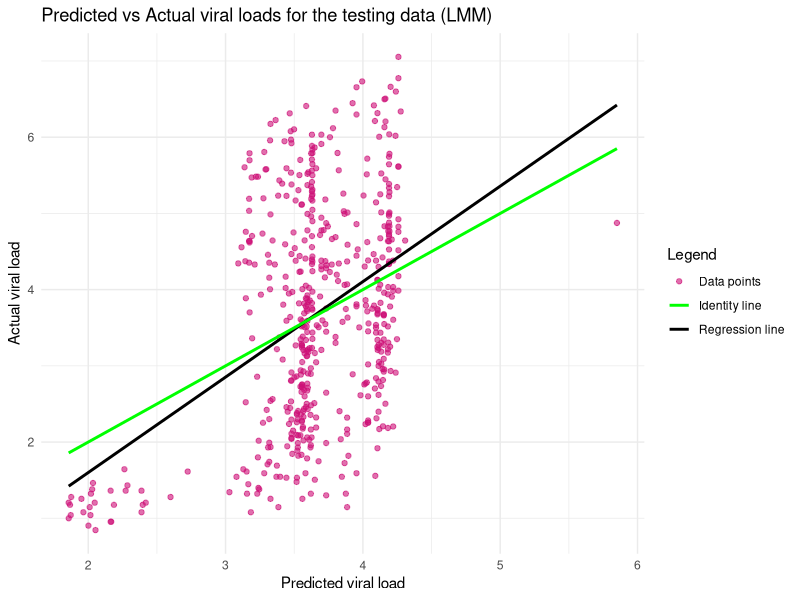

This chart was generated by the following R code:
library(nlme)
library(dplyr)
library(ggplot2)

# load and process data
data <- read.table("Data2.txt",header=TRUE)

# separating data (6 measurements per subject for most subjects, m=481)
time <- c(0,2,4,8,16,24)
calwk <- data$calwk
logrna <- as.numeric(data$logrna)
nnrti <- factor(data$nnrti)
txday <- data$txday
cens <- factor(data$cens)
trtarm <- factor(data$trtarm)
patid <- data$patid

hiv <- data.frame(patid, nnrti, calwk, txday, logrna, cens, trtarm)

set.seed(158)
patients <- seq(1:481)
test_ids <- sample(patients, size = 96, replace = FALSE) # choosing the patient ID's for test data
test_ids <- sort(test_ids)
train_ids <- setdiff(patients, test_ids)

hiv_train <- hiv %>% filter(patid %in% train_ids)
hiv_test <- hiv %>% filter(patid %in% test_ids)

# Linear Mixed-Effect Models: choosing the best LMM to use (random slope models)
# independent within subject correlation structure
lme1 <- lme(logrna ~ nnrti + calwk + txday + cens + trtarm,
            data = hiv_train, random = ~ calwk | patid, method = 'ML')
summary(lme1)

# compound symmetry structure for within subject correlation
lme2 <- update(lme1, correlation = corCompSymm(form = ~ 1 | patid))
summary(lme2) 

# fewer fixed effects, random slope with independent within subject correlation
lme3 <- lme(logrna ~ trtarm * calwk, data = hiv_train,
            random = ~calwk | patid, method = 'ML')
summary(lme3)

lme4 <- update(lme3, correlation = corCompSymm(form = ~ 1 | patid))
summary(lme4)

anova(lme1, lme2, lme3, lme4) # we choose lme1 based on AIC/BIC

# improve parameter estimates by using REML instead of ML
lme5 <- update(lme1, method = 'REML')
summary(lme5) # shows the fitted parameters for the chosen LMM

# predictions
lme5_pred <- predict(lme5, newdata = hiv_test, level = 0) # level asserts that we only use fixed effects in prediction, since expectation of random components is 0

# plot predictions vs actual responses
D5 <- data.frame(real_values = hiv_test$logrna, Predictions = lme5_pred)

ggplot(D5, aes(x = Predictions, y = real_values)) + 
  geom_point(alpha = 0.6, aes(color = 'Data points')) +
  geom_smooth(method = "lm", se = FALSE, aes(color = 'Regression line')) + # best fit line
  geom_line(linewidth = 1, data = data.frame(x = range(D5$Predictions), y = range(D5$Predictions)), aes(x=x, y=y, color = 'Identity line')) +
  scale_color_manual(name = 'Legend', values = c('Data points'= 'deeppink3', 'Regression line' = 'black', 'Identity line' = 'green')) +         
  labs(
    x = "Predicted viral load", y = "Actual viral load",
    title = 
      "Predicted vs Actual viral loads for the testing data (LMM)") +
  theme_minimal()

# mse
mse_lmm <- mean((lme5_pred - hiv_test$logrna)^2)
mse_lmm

# mae
mae_lmm <- mean(abs(lme5_pred - hiv_test$logrna))
mae_lmm

# correlation between predicted and actual responses
cor(hiv_test$logrna, lme5_pred)
